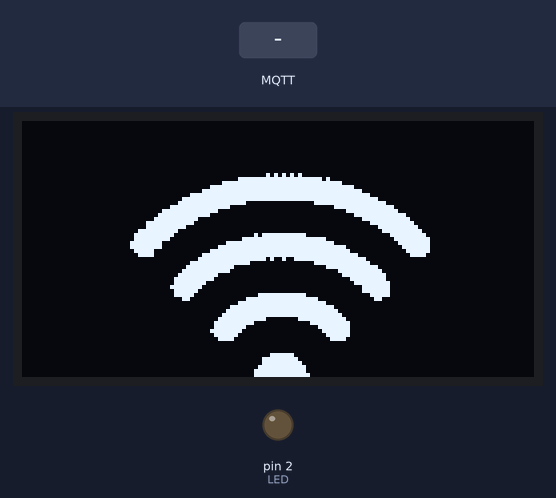
A sketch run on a simulated Arduino Uno, built with avr-gcc and run on an emulated ATmega328P. Shown: 128×64 one-colour display, output pins drawn as LEDs (lit = HIGH). The inputs (shaded band) are chosen by the test bench. No MQTT or app messages arrive unless stated; what the sketch prints to the serial monitor is not drawn.

Above: at 5.1 s.
At 8.3 s:
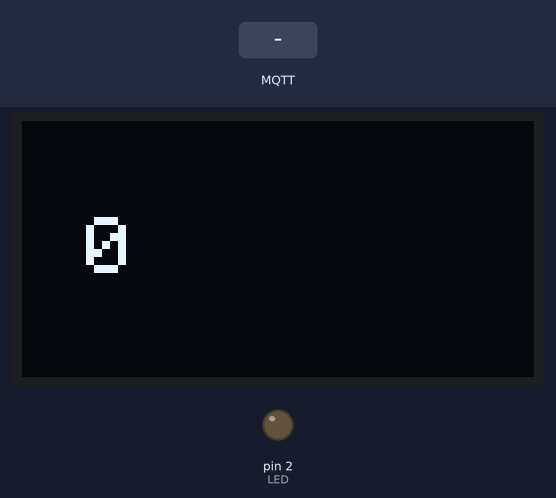
8.4 s: MQTT message "5" arrives on the second subscribed topic
At 9.6 s:
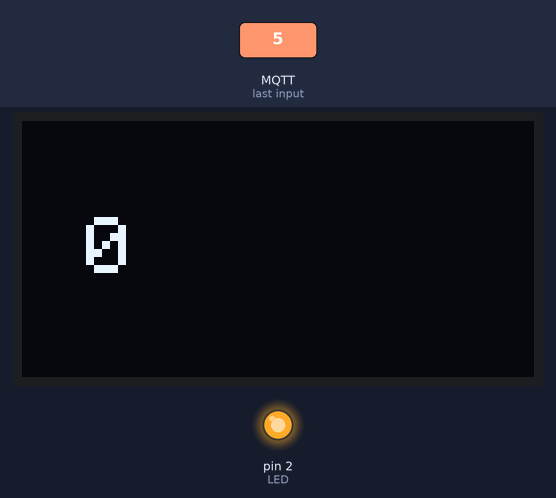
9.9 s: MQTT message "5" arrives on the first subscribed topic
At 11.2 s:
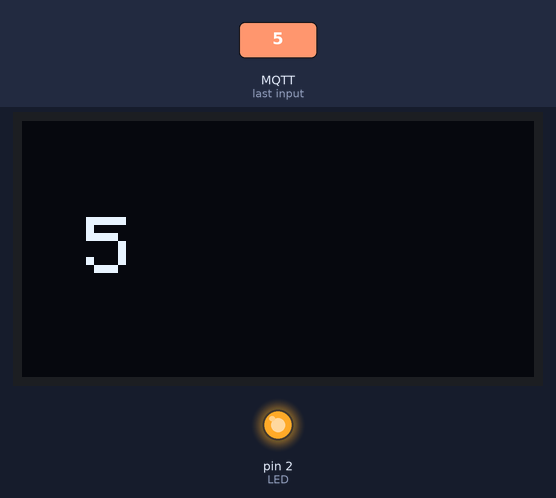
Timing chart, 0 to 12.9 s (numbered marks = the images above; inputs shaded):
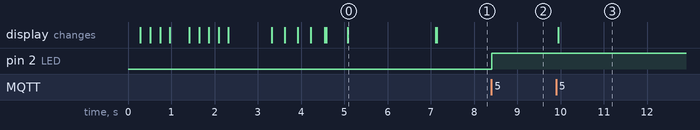

The sketch:

SketchBaseOLED.ino
```cpp
#include <Wire.h>
#include <Adafruit_GFX.h>
#include <Adafruit_SSD1306.h>
#include "logo.h"
#include "wifi_icon.h"
#include "EspMQTTClient.h"

#define SCREEN_WIDTH 128
#define SCREEN_HEIGHT 64

#define OLED_RESET     -1
#define SCREEN_ADDRESS 0x3C
Adafruit_SSD1306 display(SCREEN_WIDTH, SCREEN_HEIGHT, &Wire, OLED_RESET);

#define LED 2

bool _connected = false;
bool *_Pconnected = &_connected;

int potenciometro = 0;
bool led = false;

EspMQTTClient client(
  "TP-Link_C3D1",
  "60313683",
  "192.168.0.102",  // MQTT Broker server ip
  "",   // Can be omitted if not needed
  "",   // Can be omitted if not needed
  "qualquerNome123",     // Client name that uniquely identify your device
  1883              // The MQTT port, default to 1883. this line can be omitted
);

void setup() {
  Serial.begin(115200);
  client.enableDebuggingMessages();
  pinMode(LED, OUTPUT);
  // SSD1306_SWITCHCAPVCC = generate display voltage from 3.3V internally
  if(!display.begin(SSD1306_SWITCHCAPVCC, SCREEN_ADDRESS)) {
    Serial.println(F("SSD1306 allocation failed"));
    for(;;);
  }
  display.cp437(true); // usar codepage 437 correto!

  showIntro();

  display.clearDisplay();
  display.display();

  rotinaConexao();
}

void onConnectionEstablished() {
  *_Pconnected = true;
  Serial.println("Conectado :)");
  client.subscribe("bancada1/potenciometro", [](const String & payload) {
    potenciometro = payload.toInt();
  });
  client.subscribe("bancada10/botao", [](const String & payload) {
    led = !led;
    digitalWrite(LED,led);
  });
}

void showIntro() {
  String title = "Lab. Micro";
  display.clearDisplay();
  display.drawXBitmap(
    64 - logo_width / 2,
    40 - logo_height / 2,
    logo_bits, logo_width, logo_height, SSD1306_WHITE);
  display.display();
  display.setTextSize(2);
  display.setTextColor(SSD1306_WHITE);
  for(int j = 0; j < title.length(); j++) {
    display.setCursor(4 + 12*j, 0);
    display.print(title[j]);
    delay(200);
    display.display();
  }
  delay(1000);
  for(int i = 1; i < 5; i++) {
    display.invertDisplay(i % 2);
    delay(300);
  }
}

void rotinaConexao() {
  display.clearDisplay();
  display.drawXBitmap(
    64 - wifi_icon_width / 2,
    40 - wifi_icon_height / 2,
    wifi_icon_bits, wifi_icon_width, wifi_icon_height, SSD1306_WHITE);
  display.display();
  while(*_Pconnected == false){
    display.invertDisplay(true);
    delay(500);
    display.invertDisplay(false);
    delay(500);
    client.loop();
  }
  display.clearDisplay();
  display.display();
}

void loop() {
  client.loop();
  display.clearDisplay();
  display.setCursor(16, 24);
  display.setTextSize(2);
  display.setTextColor(SSD1306_WHITE);
  display.print(potenciometro);
  display.display();

}
```

Source omitted: logo.h (data table, 2681 bytes), wifi_icon.h (data table, 4109 bytes)

Measured:
- after the input at 8.4 s, pin 2 (LED): LOW → HIGH at once
- after the input at 9.9 s, the display: changes after 0.05 s (image 3)
- what the display in image 0 shows lasts 2.0 s, from 5.1 s to 7.1 s
